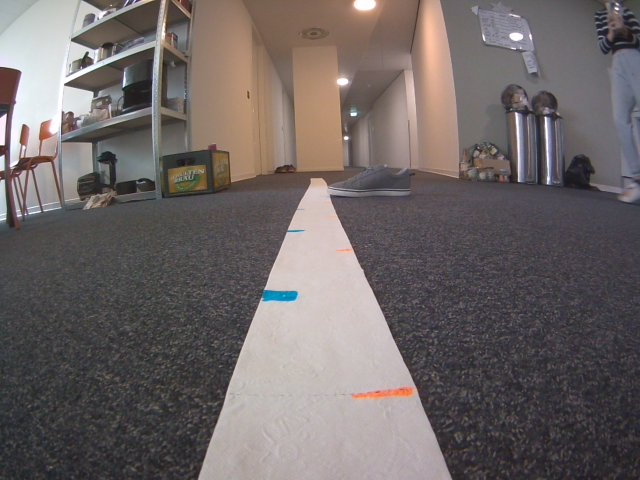
#> input picture distanceMeasurementScripts/images/image8.png, 640 x 480 px, found by its file name
$ python imageCorrection.py
#> lines starting #> are read from the running program, lines starting #| are printed output that depends on the picture
import cv2
import numpy as np

image_height = 480
image_width = 640

K = np.array(
    [
        [336.5568779901599, 0, 329.48689927534764],
        [0, 336.83379682532745, 247.82748160875434],
        [0, 0, 1],
    ]
)

D = np.array(
    [
        -0.276707022018512,
        0.04795023713853468,
        -0.0024864989237580143,
        -0.00033282476417615016,
        0,
    ]
)

img = cv2.imread("image8.png")
#> img is the input picture: shape (480, 640, 3); mean B, G, R 102.2, 102.7, 110.6

# Compute the optimal new camera matrix
newK, regionOfInterest = cv2.getOptimalNewCameraMatrix(
    K, D, (image_width, image_height), 1, (image_width, image_height)
)

print(newK)
print(regionOfInterest)

# Undistort the image
dst = cv2.undistort(img, K, D, None, newK)
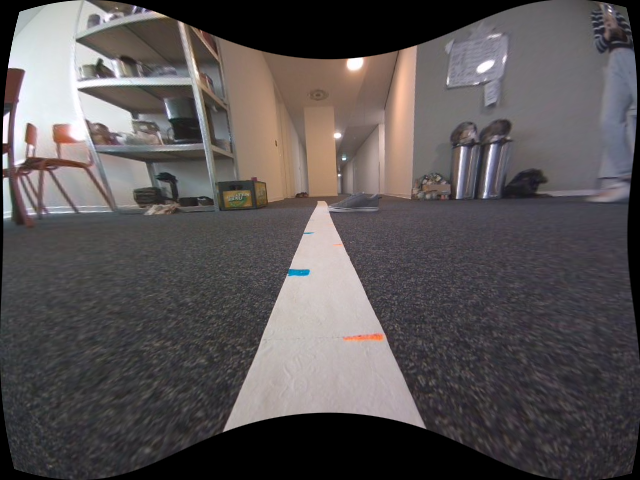
#> dst: shape (480, 640, 3); mean B, G, R 84.9, 84.2, 89.5

# Crop the image (if necessary)
x, y, w, h = regionOfInterest
dst = dst[y : y + h, x : x + w]
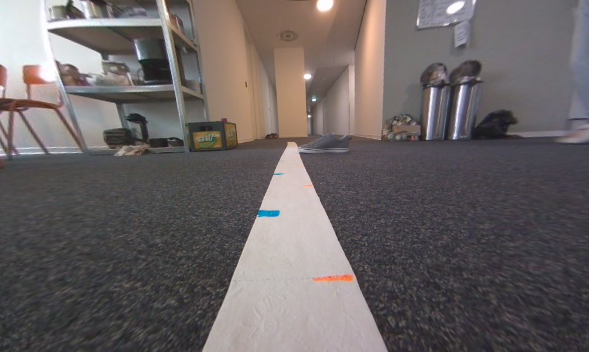
#> dst: shape (352, 589, 3); mean B, G, R 99.5, 99.3, 106.2

# Save and display the undistorted image
cv2.imwrite("undistorted_image8.jpg", dst)
# cv2.imshow("Undistorted Image", dst)
# cv2.waitKey(0)
# cv2.destroyAllWindows()
